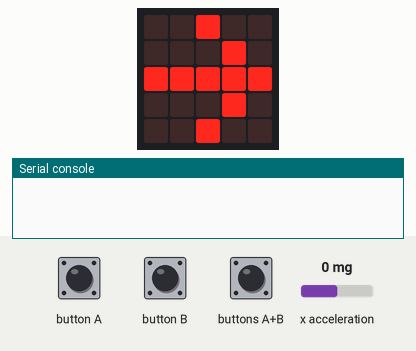
This program was run on a simulated BBC micro:bit (MakeCode). On the bench: the board's 5×5 LED display, the last lines printed to the serial console. The inputs (shaded band) are chosen by the test bench; at power-on: x acceleration 0 mg. No radio messages arrive unless stated (any console line starting 'radio sent:' is added by the test bench).

Above: at 1.2 s.
1.3 s: buttons A+B pressed for 0.5 s
At 4.8 s:
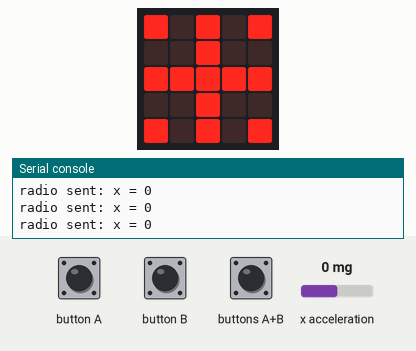
7.8 s: x acceleration set to 2 mg
At 9.4 s:
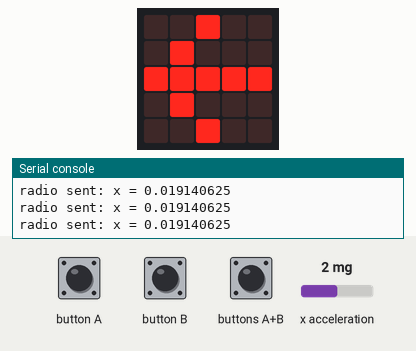
10.4 s: x acceleration set to -1 mg
At 11.2 s:
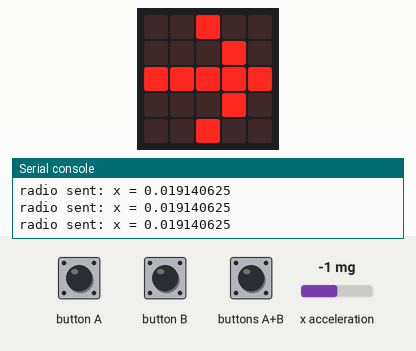
12.0 s: x acceleration set to 1440 mg
At 12.9 s:
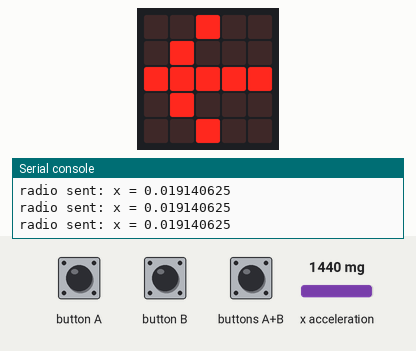
Timing chart, 0 to 14.7 s (numbered marks = the images above; inputs shaded):
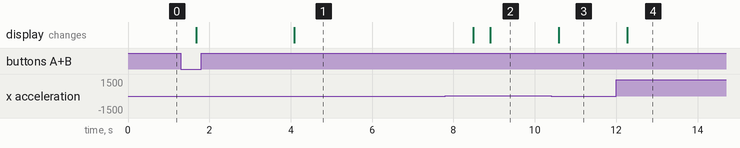

Measured:
- the behaviour switches between 1 and 0 mg on x acceleration (found by bisection; images 2 and 3)
- after the input at 1.3 s, the display: first changes after 0.38 s (image 1 shows a later state)
- after the input at 7.8 s, the display: first differs from a run without the input after 1.1 s (image 2)
- after the input at 10.4 s, the display: changes after 0.19 s (image 3)
- after the input at 12.0 s, the display: changes after 0.27 s (image 4)

The program:

main.ts
```typescript
let trig = 0
radio.setGroup(27)
basic.forever(function () {
    if (input.buttonIsPressed(Button.AB)) {
        basic.showLeds(`
            . . # . .
            . . # . .
            # # . # #
            . . # . .
            . . # . .
            `)
        basic.pause(2000)
        basic.showLeds(`
            # . # . #
            . . # . .
            # # # # #
            . . # . .
            # . # . #
            `)
        trig = control.millis()
        while (control.millis() - trig < 4000) {
            radio.sendValue("x", Math.map(input.acceleration(Dimension.X), -1024, 1024, -98, 98) / 10)
        }
        basic.showLeds(`
            . . # . .
            . . # . .
            # # # # #
            . . # . .
            . . # . .
            `)
    } else {
        if (0 < input.acceleration(Dimension.X)) {
            basic.showLeds(`
                . . # . .
                . # . . .
                # # # # #
                . # . . .
                . . # . .
                `)
        } else {
            basic.showLeds(`
                . . # . .
                . . . # .
                # # # # #
                . . . # .
                . . # . .
                `)
        }
    }
})
```

test.ts
```typescript
// 테스트는 여기로 이동합니다; 이 패키지가 확장으로 사용될 때 컴파일되지 않을 것 입니다.
```
